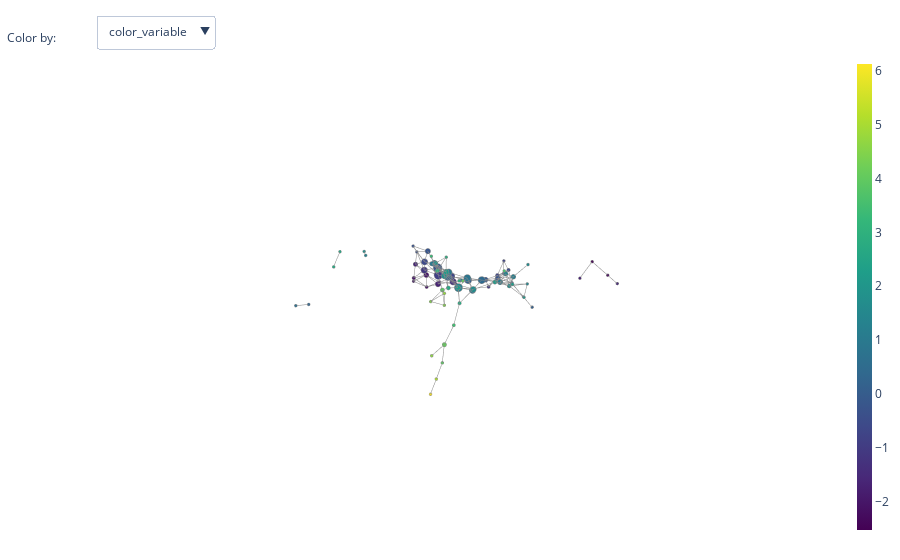

The notebook cell this image was saved under:
### Code cell
fig = plot_static_mapper_graph(pipe, images_all_projected, layout_dim=3, color_by_columns_dropdown=True)
fig.write_html(
        DOTENV_KEY2VAL["GEN_FIGURES_DIR"]
        + "mapper_2_dimensional_reduction.html"
    )
fig.show(config={'scrollZoom': True})
